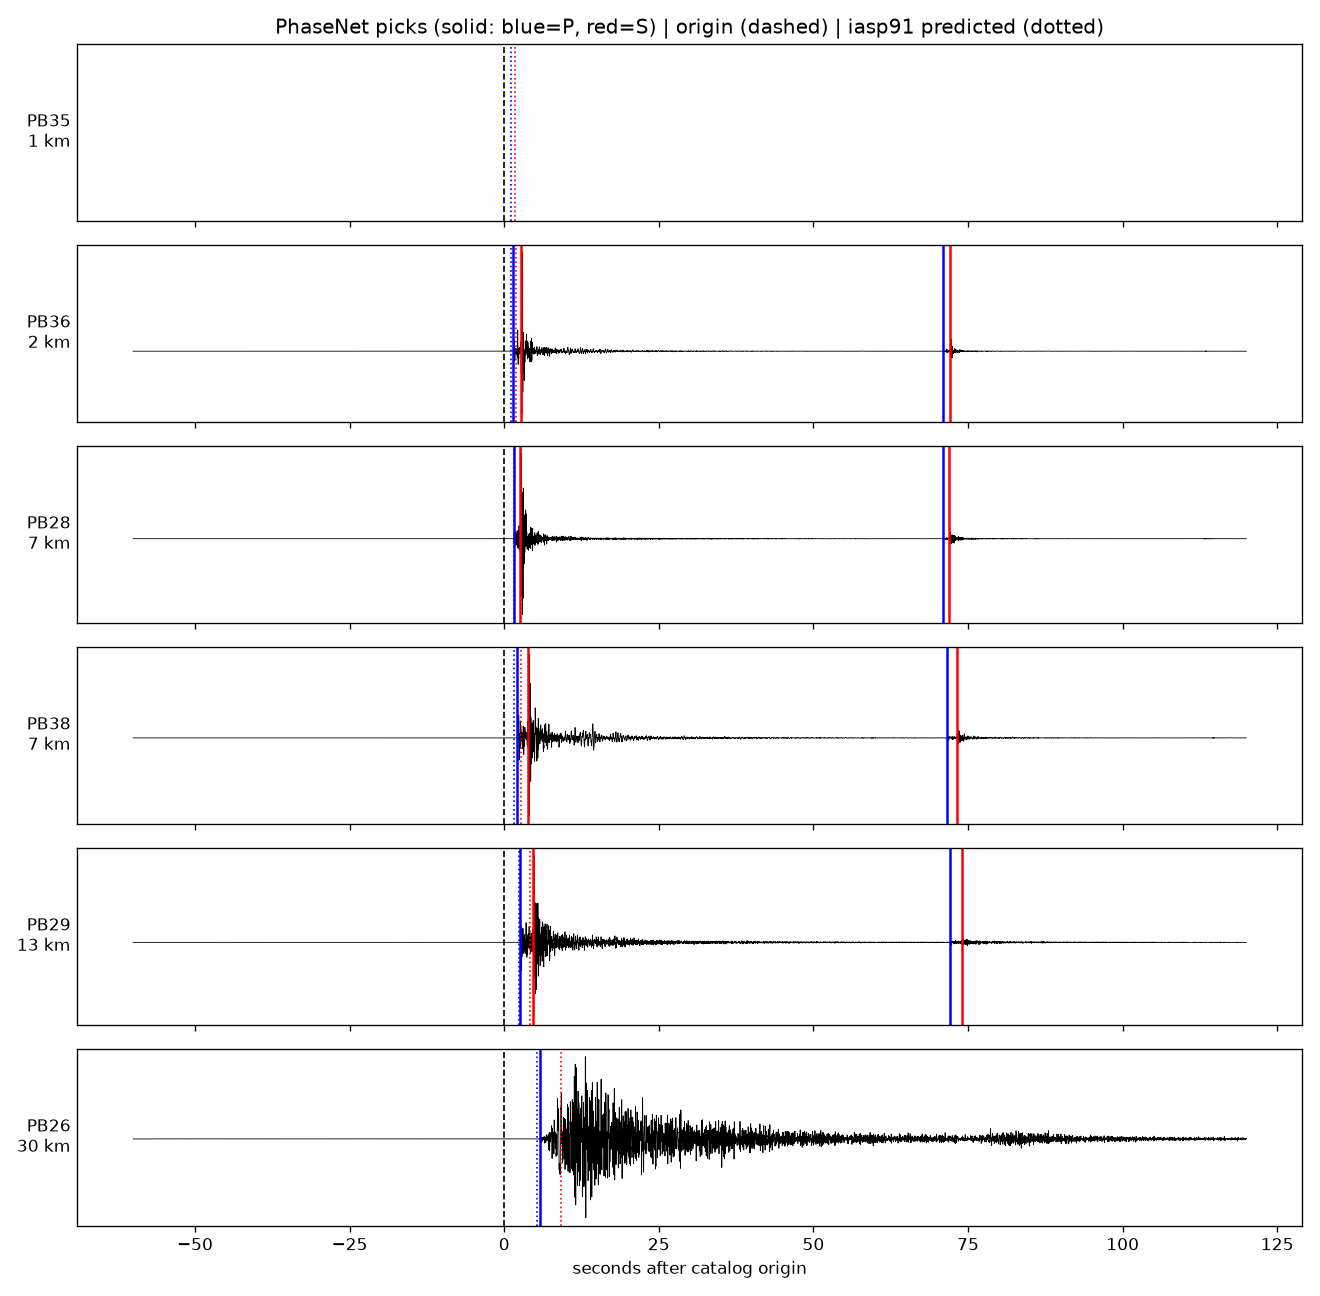

The Python source for this figure:
#!/usr/bin/env python3
"""
Phase 1 -- quake-detector

Find the largest recent USGS-cataloged earthquake in the Delaware Basin (West Texas),
pull TexNet waveforms from the nearest stations, run a pretrained SeisBench PhaseNet
picker, and compare picks against the catalog origin time and a TauP travel-time
prediction.

Outputs:
  - a per-station table printed to stdout (distance, picked P/S, predicted P/S, residuals)
  - phase1_picks.png  (Z components with picks, origin time, predicted arrivals)

Usage:
  python phase1_picks.py --list-weights          # show available PhaseNet weights
  python phase1_picks.py                         # defaults: last 30 days, M>=2.5, 6 stations
  python phase1_picks.py --weights instance --days 60 --nsta 8
"""
import argparse
import sys

import matplotlib
matplotlib.use("Agg")
import matplotlib.pyplot as plt

from obspy import UTCDateTime, Stream
from obspy.clients.fdsn import Client
from obspy.geodetics import locations2degrees, degrees2kilometers
from obspy.taup import TauPyModel

import seisbench.models as sbm

# Approximate Delaware Basin bounding box (Pecos / Reeves / Culberson area)
BOX = dict(minlatitude=31.0, maxlatitude=32.2, minlongitude=-104.6, maxlongitude=-103.0)

TEXNET_URL = "http://rtserve.beg.utexas.edu"       # TexNet FDSN (dataselect + station)
EARTHSCOPE_URL = "https://service.earthscope.org"   # fallback for waveforms


def find_event(days, minmag):
    """Largest USGS ComCat event in the box over the last `days` days."""
    usgs = Client("USGS")
    end = UTCDateTime()
    cat = usgs.get_events(starttime=end - days * 86400, endtime=end,
                          minmagnitude=minmag, orderby="magnitude", limit=1, **BOX)
    if len(cat) == 0:
        sys.exit(f"No M>={minmag} events in box in last {days} days; try --days or --minmag")
    ev = cat[0]
    o = ev.preferred_origin() or ev.origins[0]
    m = ev.preferred_magnitude() or ev.magnitudes[0]
    depth_km = (o.depth or 5000.0) / 1000.0
    print(f"Event: {o.time}  lat={o.latitude:.3f} lon={o.longitude:.3f} "
          f"depth={depth_km:.1f} km  {m.magnitude_type}{m.mag:.1f}")
    return o.time, o.latitude, o.longitude, depth_km


def nearest_stations(client, t0, lat, lon, nsta, radius_deg):
    inv = client.get_stations(network="TX", channel="HH?,EH?,HN?",
                              starttime=t0, endtime=t0 + 60,
                              latitude=lat, longitude=lon, maxradius=radius_deg,
                              level="channel")
    stas = []
    for net in inv:
        for sta in net:
            d_km = degrees2kilometers(locations2degrees(lat, lon, sta.latitude, sta.longitude))
            # prefer broadband HH, then EH, then strong-motion HN
            codes = {ch.code[:2] for ch in sta}
            band = next((b for b in ("HH", "EH", "HN") if b in codes), None)
            if band:
                stas.append((d_km, net.code, sta.code, band))
    stas.sort()
    return stas[:nsta]


def fetch(t0, stas, pre, post):
    st = Stream()
    for d_km, net, sta, band in stas:
        for name, url in (("TexNet", TEXNET_URL), ("EarthScope", EARTHSCOPE_URL)):
            try:
                tr = Client(base_url=url).get_waveforms(net, sta, "*", f"{band}?",
                                                        t0 - pre, t0 + post)
                # keep a single location code per station
                loc = tr[0].stats.location
                st += tr.select(location=loc)
                print(f"  {net}.{sta:6s} {band}  {d_km:6.1f} km  <- {name}")
                break
            except Exception as e:
                print(f"  {net}.{sta:6s} {band}  {name} failed: {type(e).__name__}")
    st.merge(method=1, fill_value="interpolate")
    return st


def main():
    ap = argparse.ArgumentParser()
    ap.add_argument("--list-weights", action="store_true")
    ap.add_argument("--weights", default="instance")
    ap.add_argument("--days", type=int, default=30)
    ap.add_argument("--minmag", type=float, default=2.5)
    ap.add_argument("--nsta", type=int, default=6)
    ap.add_argument("--radius", type=float, default=1.0, help="station search radius, degrees")
    ap.add_argument("--pre", type=float, default=60.0, help="seconds before origin")
    ap.add_argument("--post", type=float, default=120.0, help="seconds after origin")
    ap.add_argument("--thresh", type=float, default=0.3)
    args = ap.parse_args()

    if args.list_weights:
        print(sbm.PhaseNet.list_pretrained())
        return

    t0, lat, lon, depth_km = find_event(args.days, args.minmag)

    print("Stations:")
    stas = nearest_stations(Client(base_url=TEXNET_URL), t0, lat, lon, args.nsta, args.radius)
    if not stas:
        sys.exit("No TX stations found; try --radius 2")
    st = fetch(t0, stas, args.pre, args.post)
    print(st.__str__(extended=True))

    print(f"Loading PhaseNet weights '{args.weights}'")
    model = sbm.PhaseNet.from_pretrained(args.weights)
    out = model.classify(st, P_threshold=args.thresh, S_threshold=args.thresh)
    picks = out.picks
    print(f"{len(picks)} picks")
    print(f"\n{'sta':6s} {'phase':5s} {'t_after_origin':>14s} {'prob':>5s}")
    for p in sorted(picks, key=lambda p: (p.trace_id, p.peak_time)):
        print(f"{p.trace_id.split('.')[1]:6s} {p.phase:5s} {p.peak_time - t0:14.2f} "
              f"{p.peak_value:5.2f}")

    def nearest(sta, phase, pred):
        """Pick of this phase at this station closest in time to the predicted arrival."""
        cands = [p for p in picks
                 if p.trace_id.split(".")[1] == sta and p.phase == phase]
        return min(cands, key=lambda p: abs((p.peak_time - t0) - pred)) if cands else None

    taup = TauPyModel("iasp91")  # global model: a sanity check, not a local velocity model
    print(f"\n{'sta':6s} {'dist_km':>7s} {'P_pick':>7s} {'P_pred':>7s} {'P_res':>6s} "
          f"{'S_pick':>7s} {'S_pred':>7s} {'S_res':>6s}")
    rows = []
    for d_km, net, sta, band in stas:
        arr = taup.get_travel_times(source_depth_in_km=depth_km,
                                    distance_in_degree=d_km / 111.19,
                                    phase_list=["p", "P", "s", "S"])
        p_pred = min((a.time for a in arr if a.name.upper() == "P"), default=float("nan"))
        s_pred = min((a.time for a in arr if a.name.upper() == "S"), default=float("nan"))
        P = nearest(sta, "P", p_pred)
        S = nearest(sta, "S", s_pred)
        p_obs = (P.peak_time - t0) if P else float("nan")
        s_obs = (S.peak_time - t0) if S else float("nan")
        print(f"{sta:6s} {d_km:7.1f} {p_obs:7.2f} {p_pred:7.2f} {p_obs - p_pred:6.2f} "
              f"{s_obs:7.2f} {s_pred:7.2f} {s_obs - s_pred:6.2f}")
        rows.append((d_km, sta, p_pred, s_pred))

    # Plot: one panel per station, Z component, bandpassed for display only
    disp = st.copy().detrend("demean").filter("bandpass", freqmin=1, freqmax=20)
    fig, axes = plt.subplots(len(rows), 1, figsize=(11, 1.8 * len(rows)), sharex=True)
    if len(rows) == 1:
        axes = [axes]
    for ax, (d_km, sta, p_pred, s_pred) in zip(axes, rows):
        z = disp.select(station=sta, component="Z")
        if z:
            tr = z[0]
            ax.plot(tr.times(reftime=t0), tr.data, "k", lw=0.5)
        for p in picks:
            if p.trace_id.split(".")[1] == sta:
                ax.axvline(p.peak_time - t0, color="b" if p.phase == "P" else "r", lw=1.5)
        ax.axvline(0, color="k", ls="--", lw=1)
        ax.axvline(p_pred, color="b", ls=":", lw=1)
        ax.axvline(s_pred, color="r", ls=":", lw=1)
        ax.set_ylabel(f"{sta}\n{d_km:.0f} km", rotation=0, ha="right", va="center")
        ax.set_yticks([])
    axes[-1].set_xlabel("seconds after catalog origin")
    axes[0].set_title("PhaseNet picks (solid: blue=P, red=S) | origin (dashed) | "
                      "iasp91 predicted (dotted)")
    plt.tight_layout()
    plt.savefig("phase1_picks.png", dpi=120)
    print("\nWrote phase1_picks.png")


if __name__ == "__main__":
    main()
